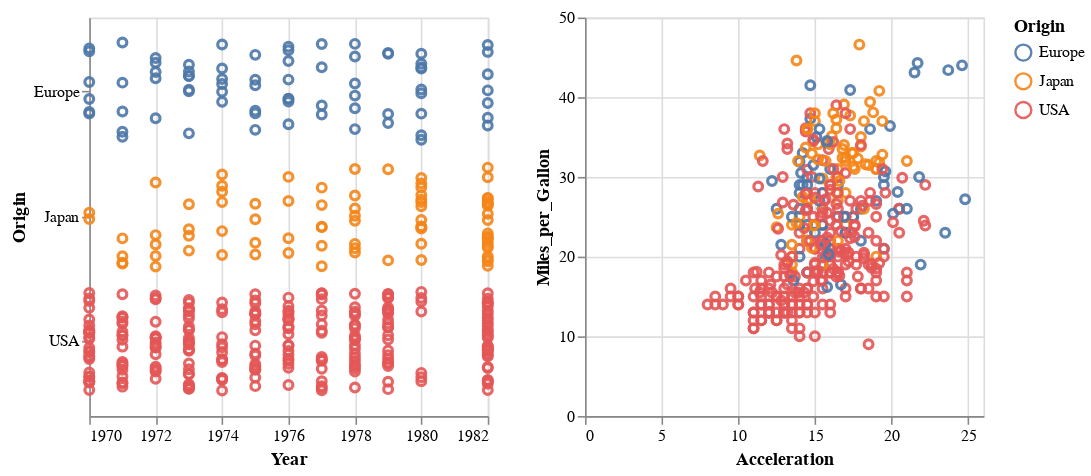

Notebook code cell kept with this figure:
### Code cell
myInteractiveChart

### Figure 1 — Vega-Lite specification as saved in the notebook (floating-point values rounded to 4 significant figures; data arrays with more than 128 entries replaced by an {"elided": "..."} marker saying what was removed)
{"config": {"view": {"continuousWidth": 300, "continuousHeight": 300}}, "hconcat": [{"mark": {"type": "point"}, "encoding": {"color": {"condition": {"param": "param_50", "field": "Origin", "type": "nominal"}, "value": "gray"}, "opacity": {"condition": {"param": "param_50", "value": 0.9}, "value": 0.1}, "x": {"field": "Year", "type": "temporal"}, "y": {"field": "Origin", "type": "nominal"}, "yOffset": {"field": "rand", "type": "quantitative"}}, "height": 250, "name": "view_50", "transform": [{"calculate": "random()", "as": "rand"}], "width": 250}, {"mark": {"type": "point"}, "encoding": {"color": {"condition": {"param": "param_50", "field": "Origin", "type": "nominal"}, "value": "gray"}, "opacity": {"condition": {"param": "param_50", "value": 0.9}, "value": 0.1}, "x": {"field": "Acceleration", "type": "quantitative"}, "y": {"field": "Miles_per_Gallon", "type": "quantitative"}}, "height": 250, "name": "view_51", "transform": [{"calculate": "random()", "as": "rand"}], "width": 250}], "data": {"name": "data-f02450ab61490a1363517a0190416235"}, "params": [{"name": "param_50", "select": {"type": "interval", "resolve": "global"}, "views": ["view_50", "view_51"]}], "$schema": "https://vega.github.io/schema/vega-lite/v5.8.0.json", "datasets": {"data-f02450ab61490a1363517a0190416235": {"elided": "406 records"}}}
